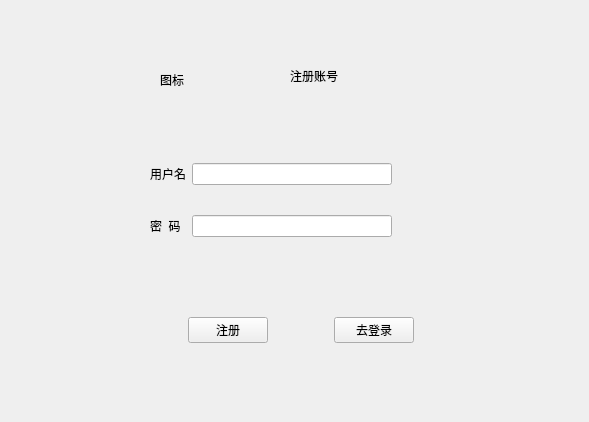
<?xml version="1.0" encoding="UTF-8"?>
<ui version="4.0">
 <class>SignUp</class>
 <widget class="QWidget" name="SignUp">
  <property name="geometry">
   <rect>
    <x>0</x>
    <y>0</y>
    <width>589</width>
    <height>422</height>
   </rect>
  </property>
  <property name="windowTitle">
   <string>Form</string>
  </property>
  <widget class="QWidget" name="widget_2" native="true">
   <property name="geometry">
    <rect>
     <x>10</x>
     <y>139</y>
     <width>582</width>
     <height>124</height>
    </rect>
   </property>
   <layout class="QGridLayout" name="gridLayout">
    <item row="4" column="1">
     <widget class="QLabel" name="label_3">
      <property name="text">
       <string>密  码</string>
      </property>
     </widget>
    </item>
    <item row="2" column="0">
     <spacer name="horizontalSpacer">
      <property name="orientation">
       <enum>Qt::Horizontal</enum>
      </property>
      <property name="sizeType">
       <enum>QSizePolicy::Fixed</enum>
      </property>
      <property name="sizeHint" stdset="0">
       <size>
        <width>140</width>
        <height>20</height>
       </size>
      </property>
     </spacer>
    </item>
    <item row="2" column="1">
     <widget class="QLabel" name="label">
      <property name="text">
       <string>用户名</string>
      </property>
     </widget>
    </item>
    <item row="2" column="3">
     <spacer name="horizontalSpacer_2">
      <property name="orientation">
       <enum>Qt::Horizontal</enum>
      </property>
      <property name="sizeHint" stdset="0">
       <size>
        <width>40</width>
        <height>20</height>
       </size>
      </property>
     </spacer>
    </item>
    <item row="2" column="2">
     <widget class="QLineEdit" name="username"/>
    </item>
    <item row="4" column="2">
     <widget class="QLineEdit" name="password">
      <property name="echoMode">
       <enum>QLineEdit::Password</enum>
      </property>
     </widget>
    </item>
   </layout>
  </widget>
  <widget class="QWidget" name="widget" native="true">
   <property name="geometry">
    <rect>
     <x>10</x>
     <y>10</y>
     <width>582</width>
     <height>123</height>
    </rect>
   </property>
   <widget class="QLabel" name="iconLabel">
    <property name="geometry">
     <rect>
      <x>150</x>
      <y>30</y>
      <width>80</width>
      <height>80</height>
     </rect>
    </property>
    <property name="sizePolicy">
     <sizepolicy hsizetype="Fixed" vsizetype="Fixed">
      <horstretch>0</horstretch>
      <verstretch>0</verstretch>
     </sizepolicy>
    </property>
    <property name="text">
     <string>图标</string>
    </property>
   </widget>
   <widget class="QLabel" name="titleLabel">
    <property name="geometry">
     <rect>
      <x>280</x>
      <y>40</y>
      <width>141</width>
      <height>51</height>
     </rect>
    </property>
    <property name="text">
     <string>注册账号</string>
    </property>
   </widget>
  </widget>
  <widget class="QWidget" name="widget_3" native="true">
   <property name="geometry">
    <rect>
     <x>10</x>
     <y>269</y>
     <width>582</width>
     <height>123</height>
    </rect>
   </property>
   <layout class="QHBoxLayout" name="horizontalLayout">
    <item>
     <spacer name="horizontalSpacer_3">
      <property name="orientation">
       <enum>Qt::Horizontal</enum>
      </property>
      <property name="sizeHint" stdset="0">
       <size>
        <width>40</width>
        <height>20</height>
       </size>
      </property>
     </spacer>
    </item>
    <item>
     <widget class="QPushButton" name="siginup">
      <property name="text">
       <string>注册</string>
      </property>
     </widget>
    </item>
    <item>
     <spacer name="horizontalSpacer_5">
      <property name="orientation">
       <enum>Qt::Horizontal</enum>
      </property>
      <property name="sizeType">
       <enum>QSizePolicy::Fixed</enum>
      </property>
      <property name="sizeHint" stdset="0">
       <size>
        <width>60</width>
        <height>20</height>
       </size>
      </property>
     </spacer>
    </item>
    <item>
     <widget class="QPushButton" name="goLogin">
      <property name="text">
       <string>去登录</string>
      </property>
     </widget>
    </item>
    <item>
     <spacer name="horizontalSpacer_4">
      <property name="orientation">
       <enum>Qt::Horizontal</enum>
      </property>
      <property name="sizeHint" stdset="0">
       <size>
        <width>40</width>
        <height>20</height>
       </size>
      </property>
     </spacer>
    </item>
   </layout>
  </widget>
 </widget>
 <resources/>
 <connections/>
</ui>
